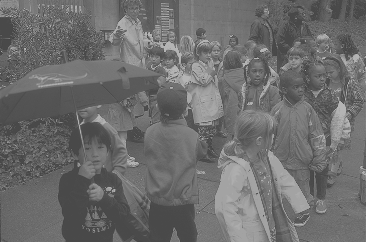
#> input picture Lab4/img/kids.png, 366 x 242 px, given in place of kids.tif, which was not available
$ python HistogramEqualizer.py
#> lines starting #> are read from the running program, lines starting #| are printed output that depends on the picture; pictures that were not available may be replaced by others from this repository, and a replacement may not be noted
#> further down, im is the input picture: PIL image 366x242 L; min 70, max 180, mean 108.6
from PIL import Image
import numpy as np
from matplotlib import pyplot as plt
from matplotlib import cm

def equalizer(X):
    Z = np.zeros(np.shape(X))
    F_hat = np.zeros(256)

    h = np.histogram(X.flatten(), bins=np.linspace(0, 255, 256))

    for i in range(0, 256):
        F_hat[i] = np.sum(h[0][0:i+1]/np.sum(h[0]))
#> after the loop, F_hat = 256 values from 0 to 1

    Ymax = np.max(F_hat)
#> Ymax = 1
    Ymin = np.min(F_hat)
#> Ymin = 0

    for i in range(np.shape(X)[0]):
        for j in range(np.shape(X)[1]):
            Z[i, j] = 255 * ((F_hat[X[i, j]] - Ymin) / (Ymax - Ymin))
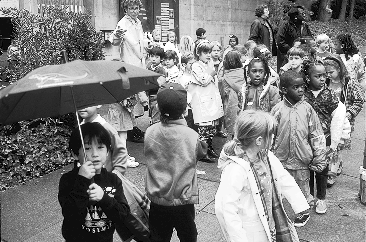
#> Z: shape (242, 366) float64; min 1.71, max 255, mean 129.5

    return Z, F_hat

gray = cm.get_cmap('gray', 256)
im = Image.open('kids.tif')
x = np.array(im)

Z, F_hat = equalizer(x)
#> F_hat = 256 values from 0 to 1

plt.plot(np.linspace(0,255,256), F_hat)
plt.title('F_hat of kids.tif')
plt.xlabel('pixel value')
plt.ylabel('F_hat')
plt.xlim(0, 260)
plt.show()
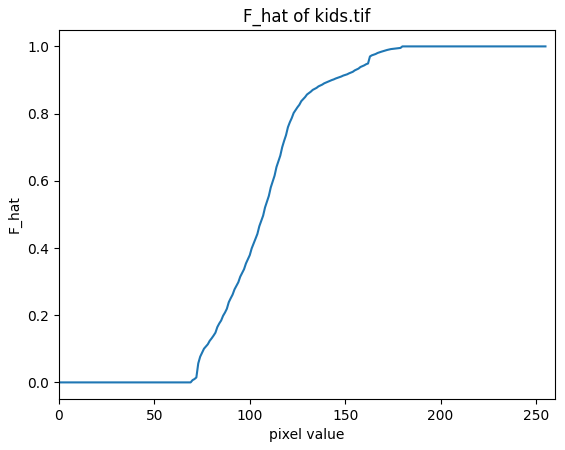
#> figure drawn by matplotlib, 1 panel; curve peaks at x = 180, y = 1

plt.hist(Z.flatten(),bins=np.linspace(0,255,256))
plt.title('Histogram of equalized kids.tif')
plt.xlabel('pixel value')
plt.ylabel('number of pixels')
plt.xlim(0, 260)
plt.show()
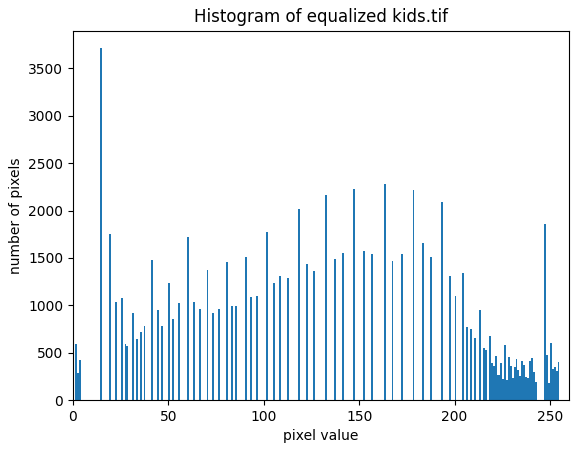
#> figure drawn by matplotlib, 1 panel; tallest bar 3712 high, from x = 14 to 15

plt.imshow(Z, cmap=gray)
plt.show()
